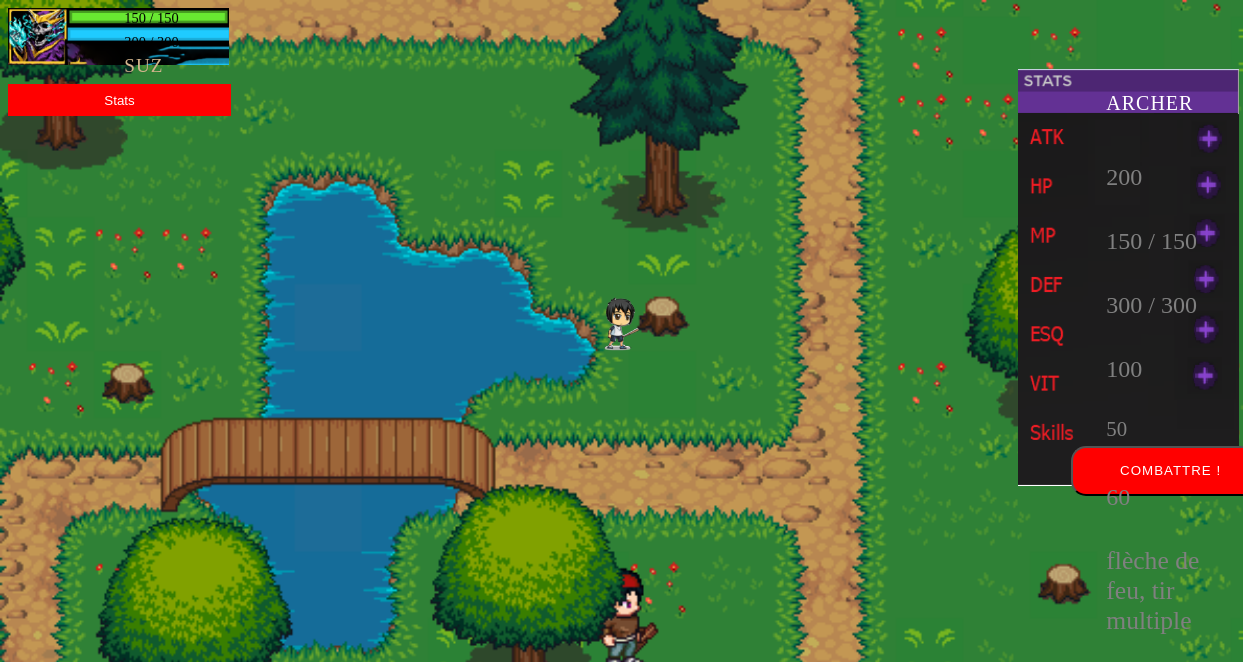
Page /menu.php?IDtable=1 on the committed database.
### tables this page shows
CREATE TABLE `classe` (
  `id` int(11) NOT NULL COMMENT '1',
  `nom_classe` varchar(10) NOT NULL,
  `hp` int(11) NOT NULL,
  `max_hp` int(11) NOT NULL,
  `atk` int(11) NOT NULL,
  `mp` varchar(50) NOT NULL,
  `max_mp` int(11) NOT NULL,
  `def` int(11) NOT NULL,
  `skill_1` varchar(200) NOT NULL,
  `esquive` int(11) NOT NULL,
  `vitesse` int(11) NOT NULL,
  `skill_2` varchar(200) NOT NULL
);

CREATE TABLE `perso` (
  `id` int(11) NOT NULL,
  `pseudo` varchar(25) NOT NULL
);

### menu.php (the view, shortened to what this page needs)
<!DOCTYPE html>
<html lang="fr">
<head>
    <link rel="stylesheet" href="css/style.css">
</head>
<body>
<?php
include ("data/connect_data.php");
$req = $db->prepare('SELECT * FROM classe WHERE id=:num');
$req->bindValue(':num',$_GET['IDtable'],PDO::PARAM_INT);
$executeIsOk = $req->execute();
$liste = $req->fetch();
$req2 = $db->prepare('SELECT * FROM perso');
$req2->bindValue(':num',$_GET['IDtable'],PDO::PARAM_INT);
$executeIsOk2 = $req2->execute();
$liste2 = $req2->fetch();
?>
<div>
   <div>
   <img src="img/barre_vie_mana.png" style="width: 18%;"/>
   </div>
   <div style="position:absolute;top:-0.6%;left:10%;z-index:2;font-size:90%">
    <p><?= $liste['hp'] ?> / <?= $liste['max_hp'] ?></p>
    </div>
    <div style="position:absolute;top:2.5%;left:10%;z-index:2;font-size:90%">
    <p><?= $liste['mp'] ?> / <?= $liste['max_mp'] ?></p>
    </div>
    <div style="position:absolute;top:4.5%;left:10%;z-index:2;font-size:120%;color: tan;text-transform: uppercase;letter-spacing: 1px;">
    <p><?= $liste2['pseudo'] ?></p>
    </div>
</div>
<div>
    <div>
    <img src="img/newstats.PNG" style="width: 18%;margin-top:0 auto;margin-left: 82.3%;"/>
    </div>
    <div style="position:absolute;top:9%;left:89%;z-index:2;font-size:125%;color: white;text-transform: uppercase;letter-spacing: 1px;">
    <p><?= $liste['nom_classe'] ?></p>
    </div>
    <div style="position:absolute;top:17.5%;left:89%;z-index:2;font-size:150%;color: grey;">
    <p><?= $liste['atk'] ?></p>
    </div>
    <div style="position:absolute;top:25.5%;left:89%;z-index:2;font-size:150%;color: grey;">
    <p><?= $liste['hp'] ?> / <?= $liste['max_hp']?></p>
    </div>
    <div style="position:absolute;top:33.5%;left:89%;z-index:2;font-size:150%;color: grey;">
    <p><?= $liste['mp'] ?> / <?= $liste['max_mp']?></p>
    </div>
    <div style="position:absolute;top:41.5%;left:89%;z-index:2;font-size:150%;color: grey;">
    <p><?= $liste['def'] ?></p>
    </div>
    <div style="position:absolute;top:49.5%;left:89%;z-index:2;font-size:130%;color: grey;">
    <p><?= $liste['esquive'] ?></p>
    </div>
    <div style="position:absolute;top:57.5%;left:89%;z-index:2;font-size:150%;color: grey;">
    <p><?= $liste['vitesse'] ?></p>
    </div>
    <div style="position:absolute;top:65%;left:89%;z-index:2;font-size:160%;color: grey;">
    <p><?= $liste['skill_1'] ?>, <?= $liste['skill_2'] ?></p>
    </div>
</div>
<div class="box2"></div>
        <form class="atk" action="combat.php?IDtable=<?= $liste['id'] ?>" method="post" name="atk" enctype="multipart/form-data">
            <input type="submit" class="btn-btn-outline-dark" value="Combattre !">
        </form>
    <div class="button_container">
                <button id="button_modal" onclick="openModal()" style="position: absolute;top: 10.5%;width: 17.95%;background-color: red;border: 0;color: white;height: 4%;"> Stats</button>
    </div>
</body>
</html>

### css/style.css (style rules this page uses)
body { background-image:url(../img/image_de_fond.png); background-repeat: no-repeat; background-size: cover; }
.box2 { float: center; background-image: url(../img/garcon2.png); margin: -200px auto 0; width: 80px; height: 70px; font-size: 240px; text-align: center; position: relative; }
.btn-btn-outline-dark { width: 200px; height: 50px; border-radius: 15px; background-color: red; color: white; margin-left: 86.6%; text-transform: uppercase; letter-spacing: 1px; margin-top: 7%; }

### rows in the picture
classe: hp "150", max_hp "150", mp "300", max_mp "300", nom_classe "ARCHER", atk "200", def "100", esquive "50", vitesse "60", skill_1 "flèche de feu", skill_2 "tir multiple"
perso: pseudo "SUZ"
